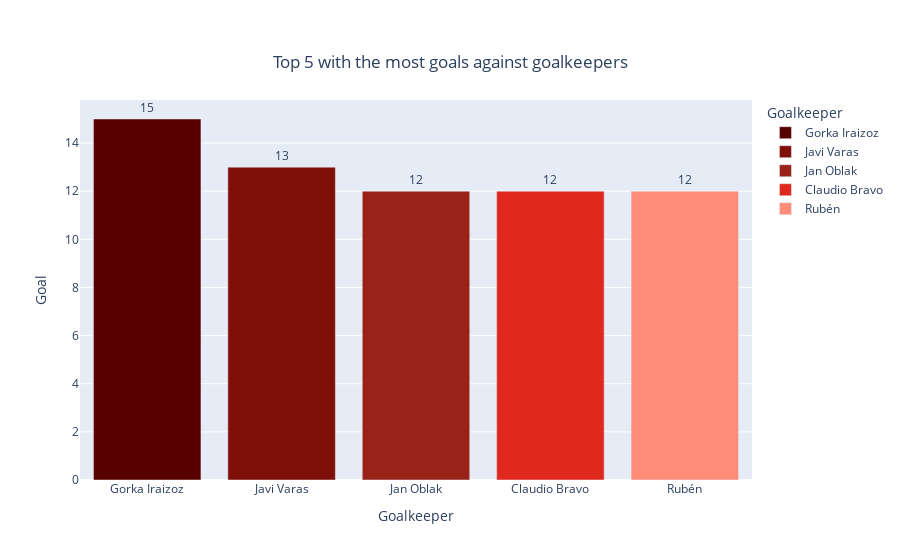

Here is the notebook cell this chart was saved with:
### Code cell
#agrupamos por columnas los valores que ocuparemos
df_porteros = df.groupby('Goalkeeper')['Goal'].sum().reset_index()
#ordenamos el df por la columna de interes que en este caso es 'Goal'
sort_top_port = df_porteros.sort_values(by='Goal', ascending=False)
#seleccionamos los primeros 5 registros
top_5_port = sort_top_port.head(5)

#agregamos colores
colors = ['#580000', '#7E0F09', '#992219', '#E0291E', '#FF8D79'] 
#graficamos
fig = px.bar(top_5_port, y=top_5_port['Goal'], x=top_5_port['Goalkeeper'], text_auto='.2s',
            title="Top 5 with the most goals against goalkeepers",
            color='Goalkeeper',
            color_discrete_sequence=colors)
fig.update_traces(textfont_size=12, textangle=0, textposition="outside", cliponaxis=False)
fig.update_layout(title_x=0.5, title_y=0.9, title_xanchor='center', title_yanchor='top')
fig.show()

### Figure 1 — Plotly figure (JSON) as saved in the notebook; plotly's stock layout.template omitted (floating-point values rounded to 4 significant figures)
{"data": [{"alignmentgroup": "True", "cliponaxis": false, "hovertemplate": "Goalkeeper=%{x}<br>Goal=%{y}<extra></extra>", "legendgroup": "Gorka Iraizoz", "marker": {"color": "#580000", "pattern": {"shape": ""}}, "name": "Gorka Iraizoz", "offsetgroup": "Gorka Iraizoz", "orientation": "v", "showlegend": true, "textangle": 0, "textfont": {"size": 12}, "textposition": "outside", "texttemplate": "%{y:.2s}", "type": "bar", "x": ["Gorka Iraizoz"], "xaxis": "x", "y": [15], "yaxis": "y"}, {"alignmentgroup": "True", "cliponaxis": false, "hovertemplate": "Goalkeeper=%{x}<br>Goal=%{y}<extra></extra>", "legendgroup": "Javi Varas", "marker": {"color": "#7E0F09", "pattern": {"shape": ""}}, "name": "Javi Varas", "offsetgroup": "Javi Varas", "orientation": "v", "showlegend": true, "textangle": 0, "textfont": {"size": 12}, "textposition": "outside", "texttemplate": "%{y:.2s}", "type": "bar", "x": ["Javi Varas"], "xaxis": "x", "y": [13], "yaxis": "y"}, {"alignmentgroup": "True", "cliponaxis": false, "hovertemplate": "Goalkeeper=%{x}<br>Goal=%{y}<extra></extra>", "legendgroup": "Jan Oblak", "marker": {"color": "#992219", "pattern": {"shape": ""}}, "name": "Jan Oblak", "offsetgroup": "Jan Oblak", "orientation": "v", "showlegend": true, "textangle": 0, "textfont": {"size": 12}, "textposition": "outside", "texttemplate": "%{y:.2s}", "type": "bar", "x": ["Jan Oblak"], "xaxis": "x", "y": [12], "yaxis": "y"}, {"alignmentgroup": "True", "cliponaxis": false, "hovertemplate": "Goalkeeper=%{x}<br>Goal=%{y}<extra></extra>", "legendgroup": "Claudio Bravo", "marker": {"color": "#E0291E", "pattern": {"shape": ""}}, "name": "Claudio Bravo", "offsetgroup": "Claudio Bravo", "orientation": "v", "showlegend": true, "textangle": 0, "textfont": {"size": 12}, "textposition": "outside", "texttemplate": "%{y:.2s}", "type": "bar", "x": ["Claudio Bravo"], "xaxis": "x", "y": [12], "yaxis": "y"}, {"alignmentgroup": "True", "cliponaxis": false, "hovertemplate": "Goalkeeper=%{x}<br>Goal=%{y}<extra></extra>", "legendgroup": "Rubén", "marker": {"color": "#FF8D79", "pattern": {"shape": ""}}, "name": "Rubén", "offsetgroup": "Rubén", "orientation": "v", "showlegend": true, "textangle": 0, "textfont": {"size": 12}, "textposition": "outside", "texttemplate": "%{y:.2s}", "type": "bar", "x": ["Rubén"], "xaxis": "x", "y": [12], "yaxis": "y"}], "layout": {"barmode": "relative", "legend": {"title": {"text": "Goalkeeper"}, "tracegroupgap": 0}, "title": {"text": "Top 5 with the most goals against goalkeepers", "x": 0.5, "xanchor": "center", "y": 0.9, "yanchor": "top"}, "xaxis": {"anchor": "y", "categoryarray": ["Gorka Iraizoz", "Javi Varas", "Jan Oblak", "Claudio Bravo", "Rubén"], "categoryorder": "array", "domain": [0, 1], "title": {"text": "Goalkeeper"}}, "yaxis": {"anchor": "x", "domain": [0, 1], "title": {"text": "Goal"}}}}
